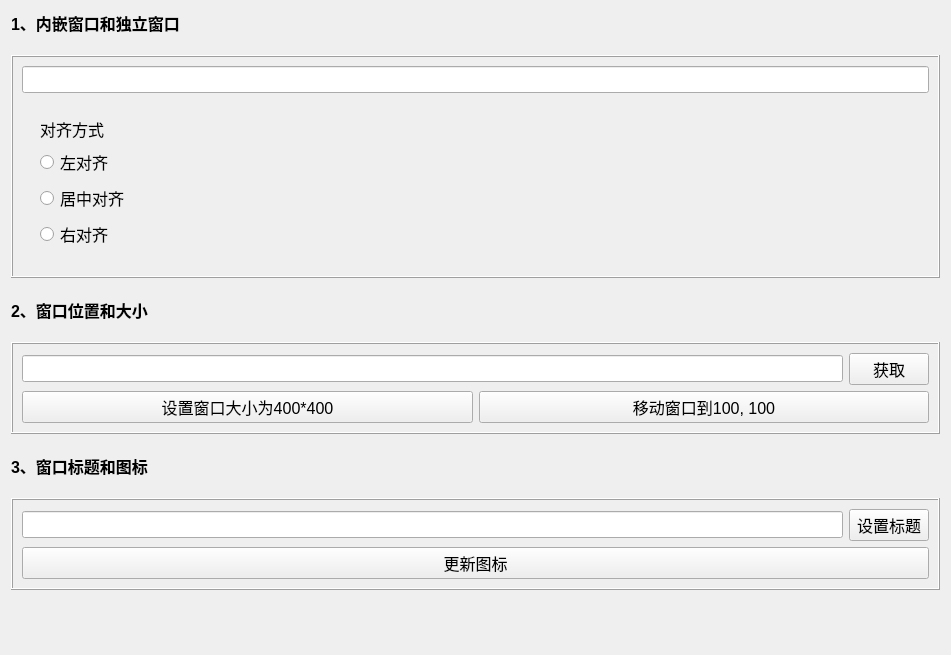
<?xml version="1.0" encoding="UTF-8"?>
<ui version="4.0">
 <class>MyWidget</class>
 <widget class="QWidget" name="MyWidget">
  <property name="geometry">
   <rect>
    <x>0</x>
    <y>0</y>
    <width>951</width>
    <height>655</height>
   </rect>
  </property>
  <property name="font">
   <font>
    <pointsize>12</pointsize>
   </font>
  </property>
  <property name="windowTitle">
   <string>MyWidget</string>
  </property>
  <layout class="QVBoxLayout" name="verticalLayout_8">
   <property name="spacing">
    <number>20</number>
   </property>
   <item>
    <layout class="QVBoxLayout" name="verticalLayout_3">
     <item>
      <widget class="QLabel" name="label">
       <property name="font">
        <font>
         <pointsize>12</pointsize>
         <bold>true</bold>
        </font>
       </property>
       <property name="text">
        <string>1、内嵌窗口和独立窗口</string>
       </property>
      </widget>
     </item>
     <item>
      <widget class="QFrame" name="frame">
       <property name="frameShape">
        <enum>QFrame::Box</enum>
       </property>
       <property name="frameShadow">
        <enum>QFrame::Raised</enum>
       </property>
       <layout class="QVBoxLayout" name="verticalLayout_2">
        <item>
         <widget class="QLineEdit" name="lineEditTime"/>
        </item>
        <item>
         <widget class="QWidget" name="widgetSet" native="true">
          <layout class="QHBoxLayout" name="horizontalLayout">
           <item>
            <widget class="QWidget" name="widgetAlign" native="true">
             <layout class="QVBoxLayout" name="verticalLayout">
              <item>
               <widget class="QLabel" name="label_2">
                <property name="text">
                 <string>对齐方式</string>
                </property>
               </widget>
              </item>
              <item>
               <widget class="QRadioButton" name="rBtnLeftAlign">
                <property name="text">
                 <string>左对齐</string>
                </property>
               </widget>
              </item>
              <item>
               <widget class="QRadioButton" name="rBtnCenterAlign">
                <property name="text">
                 <string>居中对齐</string>
                </property>
               </widget>
              </item>
              <item>
               <widget class="QRadioButton" name="rBtnRightAlign">
                <property name="text">
                 <string>右对齐</string>
                </property>
               </widget>
              </item>
             </layout>
            </widget>
           </item>
          </layout>
         </widget>
        </item>
       </layout>
      </widget>
     </item>
    </layout>
   </item>
   <item>
    <layout class="QVBoxLayout" name="verticalLayout_5">
     <item>
      <widget class="QLabel" name="label_3">
       <property name="font">
        <font>
         <pointsize>12</pointsize>
         <bold>true</bold>
        </font>
       </property>
       <property name="text">
        <string>2、窗口位置和大小</string>
       </property>
      </widget>
     </item>
     <item>
      <widget class="QFrame" name="frame_2">
       <property name="frameShape">
        <enum>QFrame::Box</enum>
       </property>
       <property name="frameShadow">
        <enum>QFrame::Raised</enum>
       </property>
       <layout class="QVBoxLayout" name="verticalLayout_4">
        <item>
         <layout class="QHBoxLayout" name="horizontalLayout_5">
          <item>
           <widget class="QLineEdit" name="lineEditWindowSize"/>
          </item>
          <item>
           <widget class="QPushButton" name="pBtnGetWindow">
            <property name="text">
             <string>获取</string>
            </property>
           </widget>
          </item>
         </layout>
        </item>
        <item>
         <layout class="QHBoxLayout" name="horizontalLayout_4">
          <item>
           <widget class="QPushButton" name="pBtnSetWindow">
            <property name="text">
             <string>设置窗口大小为400*400</string>
            </property>
           </widget>
          </item>
          <item>
           <widget class="QPushButton" name="pBtnMoveWindow">
            <property name="text">
             <string>移动窗口到100, 100</string>
            </property>
           </widget>
          </item>
         </layout>
        </item>
       </layout>
      </widget>
     </item>
    </layout>
   </item>
   <item>
    <widget class="QLabel" name="label_4">
     <property name="font">
      <font>
       <pointsize>12</pointsize>
       <bold>true</bold>
      </font>
     </property>
     <property name="text">
      <string>3、窗口标题和图标</string>
     </property>
    </widget>
   </item>
   <item>
    <widget class="QFrame" name="frame_3">
     <property name="frameShape">
      <enum>QFrame::Box</enum>
     </property>
     <property name="frameShadow">
      <enum>QFrame::Raised</enum>
     </property>
     <layout class="QVBoxLayout" name="verticalLayout_7">
      <item>
       <layout class="QVBoxLayout" name="verticalLayout_6">
        <item>
         <layout class="QHBoxLayout" name="horizontalLayout_2">
          <item>
           <widget class="QLineEdit" name="lineEditWindowTitle"/>
          </item>
          <item>
           <widget class="QPushButton" name="pBtnSetTitle">
            <property name="text">
             <string>设置标题</string>
            </property>
           </widget>
          </item>
         </layout>
        </item>
        <item>
         <widget class="QPushButton" name="pBtnUpdateIcon">
          <property name="text">
           <string>更新图标</string>
          </property>
         </widget>
        </item>
       </layout>
      </item>
     </layout>
    </widget>
   </item>
   <item>
    <spacer name="verticalSpacer">
     <property name="orientation">
      <enum>Qt::Vertical</enum>
     </property>
     <property name="sizeHint" stdset="0">
      <size>
       <width>20</width>
       <height>40</height>
      </size>
     </property>
    </spacer>
   </item>
  </layout>
 </widget>
 <resources/>
 <connections/>
</ui>
